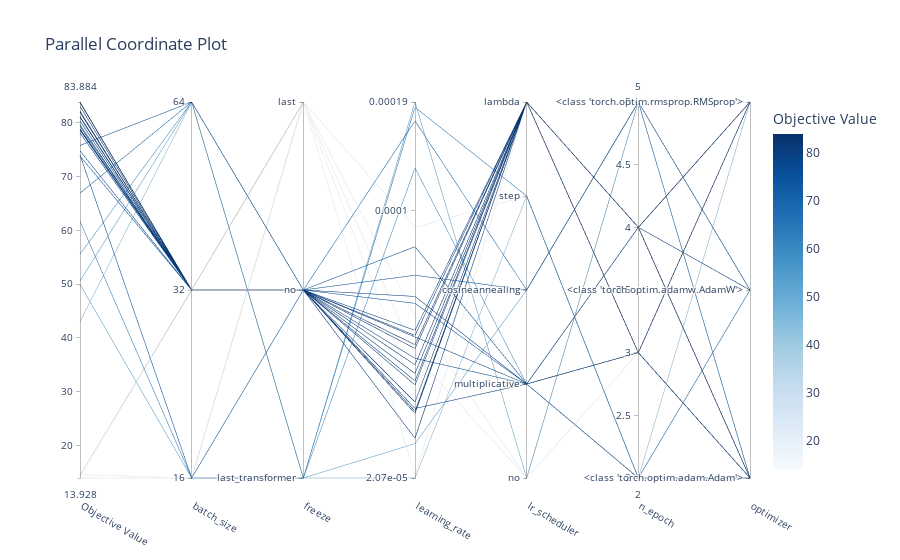

Here is the notebook cell this chart was saved with:
### Code cell
# 고차원 매개변수 관계 시각화 - x : 매개변수, y : objective value
plot_parallel_coordinate(study)	# 아래는 매개변수 선택

### Figure 1 — Plotly figure (JSON) as saved in the notebook; plotly's stock layout.template omitted (floating-point values rounded to 4 significant figures)
{"data": [{"dimensions": [{"label": "Objective Value", "range": [13.93, 83.88], "values": [49.94, 13.93, 61.68, 14.55, 74.04, 14.32, 79.33, 74.8, 78.89, 78.62, 73.82, 83.88, 81.98, 14.42, 82.17, 83.09, 83.78, 81.15, 81.17, 79.66, 81.05, 80.36, 78.1, 78.78, 14.42, 50.58, 75.81, 66.93, 43.03, 55.59]}, {"label": "batch_size", "range": [0, 2], "ticktext": ["16", "32", "64"], "tickvals": [0, 1, 2], "values": [0, 0, 0, 0, 0, 1, 1, 1, 1, 1, 1, 1, 1, 1, 1, 1, 1, 1, 1, 1, 1, 1, 1, 1, 1, 2, 2, 2, 2, 2]}, {"label": "freeze", "range": [0, 2], "ticktext": ["last_transformer", "no", "last"], "tickvals": [0, 1, 2], "values": [0, 2, 0, 2, 1, 2, 1, 1, 1, 1, 1, 1, 1, 2, 1, 1, 1, 1, 1, 1, 1, 1, 1, 1, 2, 0, 1, 1, 0, 0]}, {"label": "learning_rate", "range": [-4.685, -3.722], "ticktext": ["2.07e-05", "0.0001", "0.00019"], "tickvals": [-4.685, -4, -3.722], "values": [-4.597, -4.47, -3.736, -4.37, -4.166, -4.044, -4.507, -4.379, -4.22, -4.324, -4.238, -4.491, -4.52, -4.679, -4.514, -4.395, -4.344, -4.417, -4.354, -4.32, -4.583, -4.436, -4.307, -4.447, -4.27, -3.722, -4.093, -3.771, -4.685, -3.891]}, {"label": "lr_scheduler", "range": [0, 4], "ticktext": ["no", "multiplicative", "cosineannealing", "step", "lambda"], "tickvals": [0, 1, 2, 3, 4], "values": [2, 4, 3, 0, 2, 3, 1, 1, 1, 1, 1, 4, 4, 4, 4, 4, 4, 4, 4, 4, 4, 4, 4, 4, 0, 0, 1, 2, 3, 1]}, {"label": "n_epoch", "range": [2, 5], "values": [5, 4, 2, 3, 5, 2, 4, 4, 3, 3, 3, 4, 4, 4, 4, 3, 3, 3, 3, 3, 3, 4, 3, 4, 5, 5, 2, 5, 2, 2]}, {"label": "optimizer", "range": [0, 2], "ticktext": ["<class 'torch.optim.adam.Adam'>", "<class 'torch.optim.adamw.AdamW'>", "<class 'torch.optim.rmsprop.RMSprop'>"], "tickvals": [0, 1, 2], "values": [1, 2, 1, 2, 1, 1, 0, 0, 0, 0, 0, 0, 2, 2, 2, 2, 2, 2, 2, 2, 2, 1, 2, 2, 2, 0, 0, 0, 2, 0]}], "labelangle": 30, "labelside": "bottom", "line": {"color": [49.94, 13.93, 61.68, 14.55, 74.04, 14.32, 79.33, 74.8, 78.89, 78.62, 73.82, 83.88, 81.98, 14.42, 82.17, 83.09, 83.78, 81.15, 81.17, 79.66, 81.05, 80.36, 78.1, 78.78, 14.42, 50.58, 75.81, 66.93, 43.03, 55.59], "colorbar": {"title": {"text": "Objective Value"}}, "colorscale": [[0, "rgb(247,251,255)"], [0.125, "rgb(222,235,247)"], [0.25, "rgb(198,219,239)"], [0.375, "rgb(158,202,225)"], [0.5, "rgb(107,174,214)"], [0.625, "rgb(66,146,198)"], [0.75, "rgb(33,113,181)"], [0.875, "rgb(8,81,156)"], [1, "rgb(8,48,107)"]], "reversescale": false, "showscale": true}, "type": "parcoords"}], "layout": {"title": {"text": "Parallel Coordinate Plot"}}}
